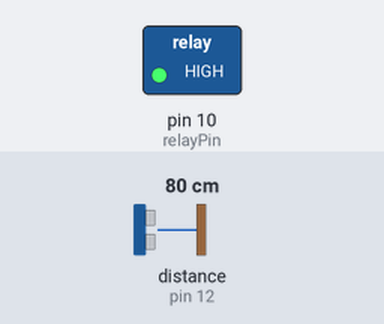
Bench run of a sketch on a simulated Arduino Uno, built with avr-gcc and run on an emulated ATmega328P. Parts: switched loads named in the sketch (green lamp = pin HIGH). Wiring (inferred from the names in the program): ultrasonic range finder: trigger pin 11; echo pin 12. The test bench sets the inputs (shaded band); at power-on: distance to the obstacle (sensor on pin 12) 80 cm. The echo pulse lasts 58.3 µs per cm; pins used as bus, display or sensor lines are not drawn.

Above: at 1.2 s.
1.3 s: distance to the obstacle (sensor on pin 12) set to 217 cm
2.8 s: distance to the obstacle (sensor on pin 12) set to 226 cm
At 3.4 s:
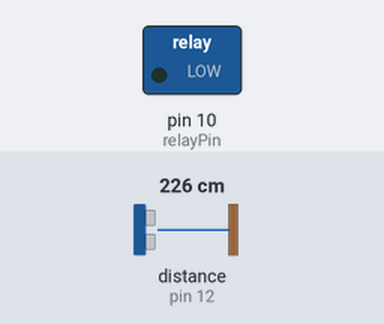
4.4 s: distance to the obstacle (sensor on pin 12) set to 2 cm
At 5.5 s:
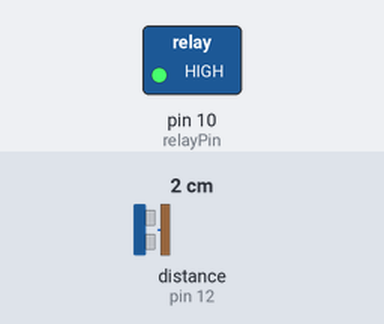
6.0 s: distance to the obstacle (sensor on pin 12) set to 250 cm
At 7.5 s:
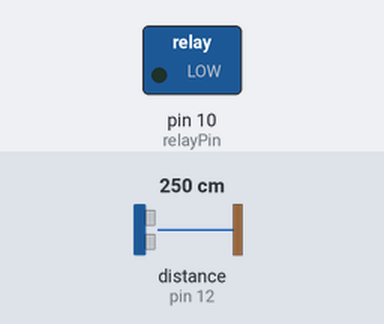
Timing chart, 0 to 8.8 s (numbered marks = the images above; inputs shaded):
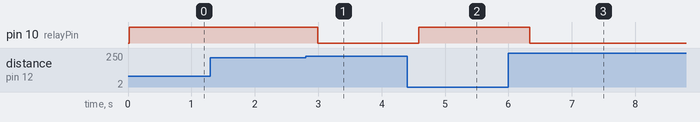

Measured:
- the behaviour switches between 220 and 221 cm on distance to the obstacle (sensor on pin 12) (found by bisection; images 0 and 1)
- after the input at 1.3 s, every drawn part: stays the same
- after the input at 2.8 s, pin 10 (relayPin): HIGH → LOW after 0.19 s
- after the input at 4.4 s, pin 10 (relayPin): LOW → HIGH after 0.18 s
- after the input at 6.0 s, pin 10 (relayPin): HIGH → LOW after 0.34 s

The sketch:

SonicDistSensor_LED.ino
```cpp
/*
 * Arduino Code for:
 * Interactive Light Box using Ultrasonic sensor, relay module, and 12V LED strip.
 * By Ping-Yeh Li. 2017
 *
  HC-SR04 Ping distance sensor Connection:
  VCC to Arduino 5v
  GND to Arduino GND
  Echo to Arduino pin 12
  Trig to Arduino pin 11
  More info at: https://www.hackster.io/ammaratef45/detecting-obstacles-and-warning-arduino-and-ultrasonic-13e5ea

  Relay Module Connection:
  VCC to Arduino 5v
  GND to Arduino GND
  Relay DAT Pin to Arduino pin 10
*/

#define trigPin 11
#define echoPin 12
#define relayPin 10

int sum_distance = 0;
int average_distance = 0;
int count = 0;

void setup() {
  Serial.begin (9600);
  pinMode(trigPin, OUTPUT);
  pinMode(echoPin, INPUT);
  pinMode(relayPin, OUTPUT);
}


void loop() {
  float duration, distance;

  digitalWrite(trigPin, HIGH);
  delay(1);
  digitalWrite(trigPin, LOW);
  duration = pulseIn(echoPin, HIGH);
  distance = (duration / 2) / 29.1;
  //Serial.print("DATA,");
  //Serial.print(time);
  //Serial.print(",");
  //Serial.println(distance);

  distance = constrain(distance, 0, 300);
  //Serial.println(distance);

  // add the distance up, until got the count nunber
  sum_distance = sum_distance + distance;
  count = count + 1;  // 0 --> 1 --> 2 --> 3 -->

  if (count >= 5) {
    average_distance = sum_distance / count;
    //Serial.println(average_distance);
    count = 0;
    sum_distance = 0;
  }

  delay(10);

  if (average_distance <= 220) {
    digitalWrite(13, HIGH);
    digitalWrite(relayPin, HIGH);
    delay(30);
  } else {
    digitalWrite(13, LOW);
    digitalWrite(relayPin, LOW);
    delay(30);
  }
}
```
